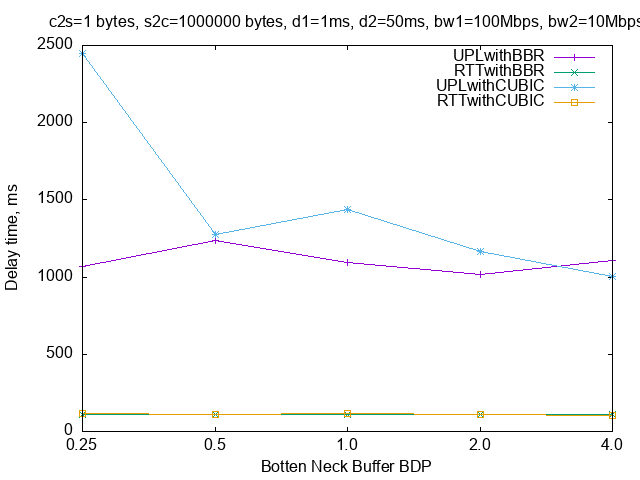

This figure's gnuplot source:
set term png
set output 'f10c.png' 

set key fixed right top vertical Right noreverse noenhanced autotitle nobox
set style data linespoints
set xlabel "Botten Neck Buffer BDP"
set ylabel "Delay time, ms"
    
set title 'c2s=1 bytes, s2c=1000000 bytes, d1=1ms, d2=50ms, bw1=100Mbps, bw2=10Mbps'
plot 'f10c.dat' using 2:xtic(1) title columnheader(2), for [i=3:5] '' using i title columnheader(i)
